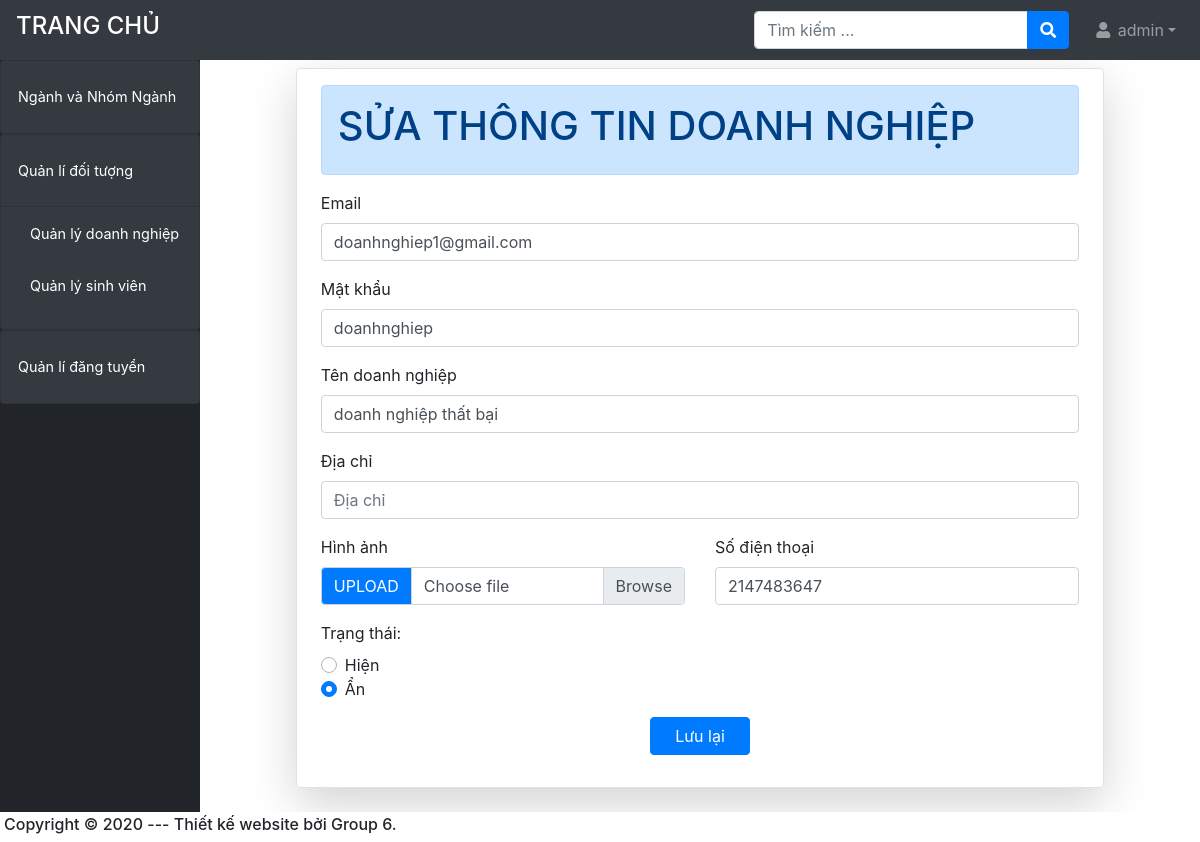
Before: /admin/?ctrl=doanh_nghiep&act=edit&id_dn=14 (signed in) with the older database file.
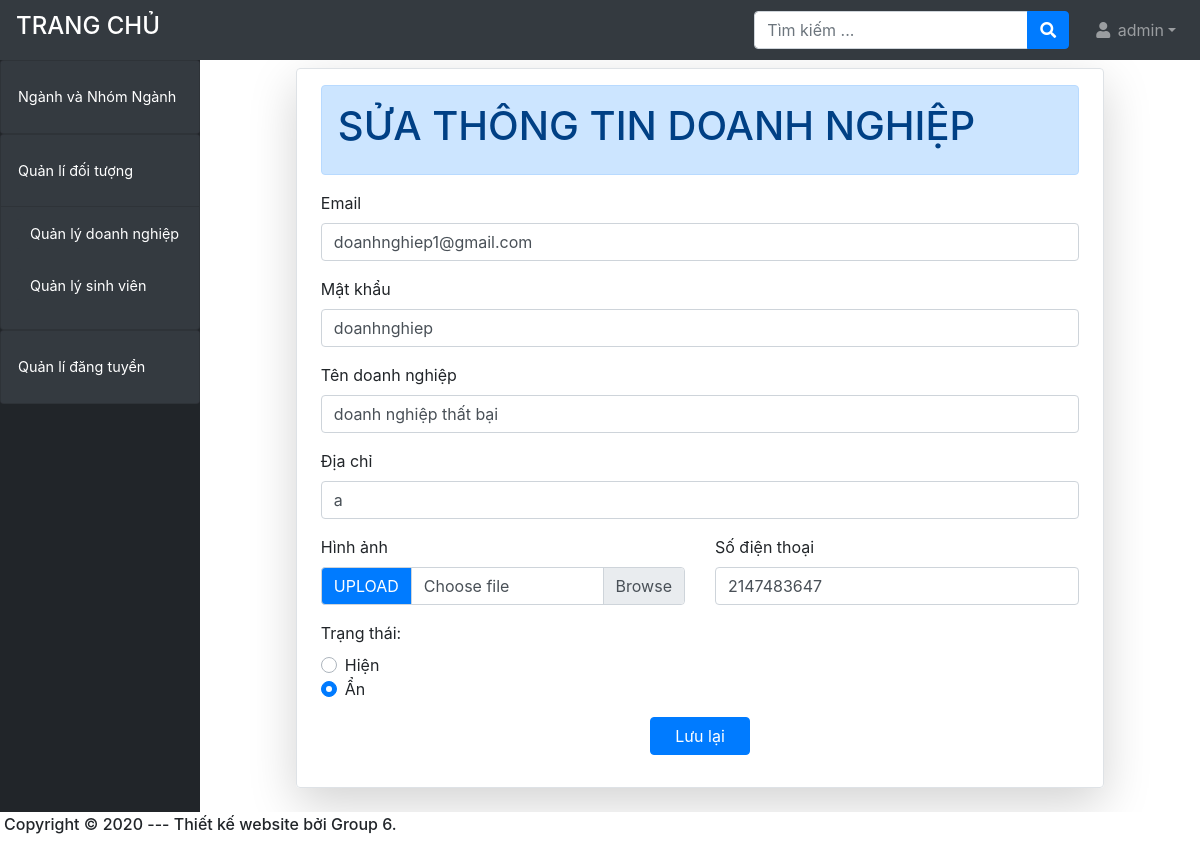
After: the same page with the newer database file.
### tables this page shows
CREATE TABLE `doanh_nghiep` (
  `id_dn` int(11) NOT NULL,
  `id_user` int(12) NOT NULL,
  `ten_dn` varchar(100) NOT NULL,
  `banner` varchar(200) DEFAULT NULL,
  `anh` varchar(200) DEFAULT NULL,
  `dia_chi` varchar(100) NOT NULL,
  `toa_do` varchar(30) NOT NULL COMMENT 'lat và lng cách nhau bởi dấu ,',
  `masothue` int(10) NOT NULL,
  `fax` int(10) NOT NULL,
  `sdt` varchar(11) NOT NULL,
  `sdt_ban` varchar(11) NOT NULL,
  `facebook` varchar(200) NOT NULL,
  `website` varchar(200) NOT NULL,
  `ngay_cap_nhap` date DEFAULT NULL,
  `an_hien` tinyint(1) DEFAULT 1,
  `stt` int(3) NOT NULL
);

### system/database.php (called while the page is built, shortened)
<?php
    function getConnection()  {
        try {
            $conn = new PDO("mysql:host=".HOST_DB.";dbname=".NAME_DB, USER_DB, PASS_DB);
            $conn->setAttribute(PDO::ATTR_ERRMODE, PDO::ERRMODE_EXCEPTION);
            return $conn;
            } catch(PDOException $e) {
            echo "Connection failed: " . $e->getMessage();
            }
        }
    function query($sql)   {
        $conn = getConnection();
        $result = $conn->query($sql);
        return $result;
        }
    function queryOne($sql) {
        $conn = getConnection();
        $result = $conn->query($sql);
        $row = $result->fetch(PDO::FETCH_ASSOC);
        return $row;
    }
?>

### admin/models/doanh_nghiep.php (called while the page is built, shortened)
<?php require_once('../system/database.php');
function getAllUser()
{
    $sql = "SELECT * from user";
    return query($sql);
}
function getDoanhnghiepByID($id_dn)
{
    $sql = "SELECT * from doanh_nghiep where id_dn='$id_dn'";
    return queryOne($sql);
}
?>

### admin/views/dn-edit.php (the view, shortened to what this page needs)
<form method="POST" class="col-10 mx-auto border  shadow-lg px-4 py-3 shadow rounded mt-2 mb-4"
    action="<?= ADMIN_URL ?>/?ctrl=doanh_nghiep&act=update" enctype="multipart/form-data">
    <div class="overflow-hidden">
        <div class="alert alert-primary w-100 p-3" role="alert">
            <h1>SỬA THÔNG TIN DOANH NGHIỆP</h1>
        </div>
    </div>
    <div class="form-group">
        <div class="form-group">
            <label for="">Email</label>
            <?php
                require_once "models/doanh_nghiep.php";
                $ds = getAllUser();
                foreach ($ds as $u) { ?>
            <?php if ($row['id_user'] == $u['id_user']) { ?>
            <input type="email" class="form-control" required id="email" name="email" value="<?= $u['email'] ?>">
            <?php } ?>
            <?php } ?>
        </div>
        <div class="form-group">
            <label for="">Mật khẩu</label>
            <?php $ds = getAllUser();
            foreach ($ds as $u) { ?>
            <?php if ($row['id_user'] == $u['id_user']) { ?>
            <input type="text" class="form-control" required id="email" name="pass" value="<?= $u['pass'] ?>">
            <?php } ?>
            <?php } ?>
        </div>
        <div class="form-group">
            <label for="">Tên doanh nghiệp</label>
            <input type="text" class="form-control" id="user" name="ten_dn" required placeholder="Tên doanh nghiệp"
                value="<?= $row['ten_dn'] ?>">
        </div>
        <div class="form-group">
            <label for="">Địa chỉ</label>
            <input type="text" class="form-control" id="user" name="dia_chi" required placeholder="Địa chỉ"
                value="<?= $row['dia_chi'] ?>">
        </div>
        <div class="row">
            <div class="form-group col-6">
                <label for="">Hình ảnh</label>
                <div class="input-group">
                    <div class="input-group-prepend">
                        <span class="input-group-text bg-primary text-white" id="inputGroupFileAddon01">UPLOAD</span>
                    </div>
                    <div class="custom-file  ">
                        <label class="custom-file-label " for="inputGroupFile01">Choose file</label>
                    </div>
                </div>
            </div>
            <div class="form-group col-6">
                <label for="">Số điện thoại</label>
                <input type="number" class="form-control" id="sdt" name="sdt" required value="<?= $row['sdt'] ?>">
            </div>
        </div>
        <div class="row">
            <div class="form-group col-6">
                <label for="">Trạng thái:</label><br>
                <div class="custom-control custom-radio form-check-inline">
                    <label class="custom-control-label" for="customRadio1"> Hiện</label>
                </div>
                <div class="custom-control custom-radio">
                    <label class="custom-control-label" for="customRadio2"> Ẩn </label>
                </div>
            </div>
        </div>
        <div class="row form-group  justify-content-center align-items-center ">
            <button type="submit" class="btn btn-primary px-4">Lưu lại</button>
        </div>
</form>

Changed rows visible on the page:
changed doanh_nghiep "doanh nghiệp thất bại": dia_chi (not shown) → "a"
